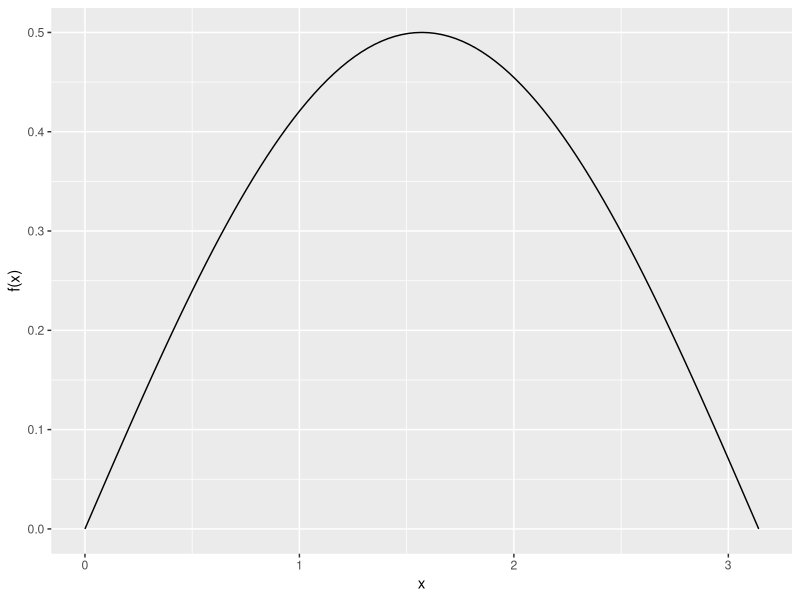
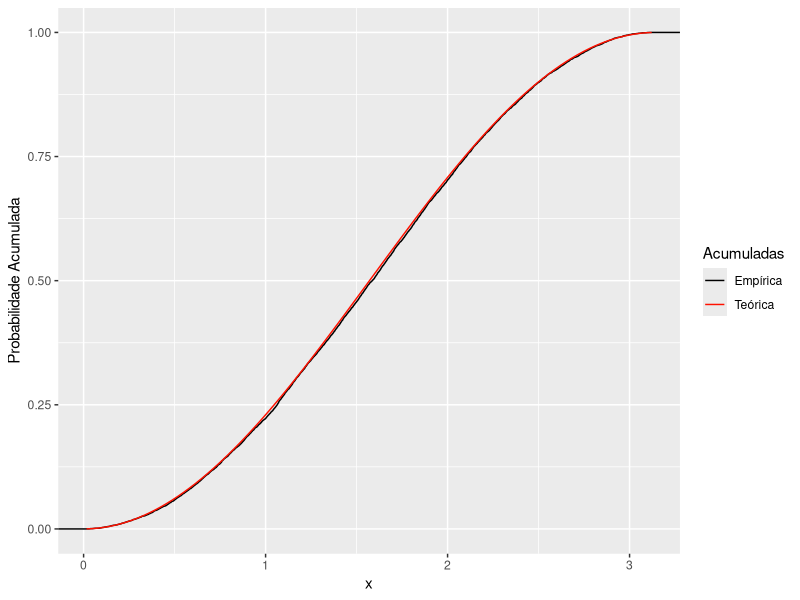

Write the R code that produced these figures, in order.
## ---- chunk 1
library(tidyverse)
library(knitr)
knitr::opts_chunk$set(echo = TRUE)
## ---- chunk 2
# Implementação das funções de Probabilidade:

# Densidade de probabilidade:

f1_dens <- function(x){
  return(0.5 * sin(x))
}

## Função de probabilidade acumulada:

f1_acum <- function(x){
  F_1 <- (1 - cos(x))/2
  return(F_1)
}

## Função densidade inversa:

f1_inv <- function(n){
  u <- runif(n)
  x <- acos(1 - 2 * u)
  return(x)
}

# Gráficos das funções de probabilidade:
ggplot()+
  xlim(0,pi)+
  geom_function(fun = function(x)f1_dens(x), colour = "black")+
  labs(x = "x", y = "f(x)")

# Gráfico da acumulada empírica:

## Mantendo uma seed para reprodutibilidade:
set.seed(5050)

## Geração de uma amostra de tamanho 10.000:
amostra_1 <- f1_inv(10000)

comp_1 <- as_tibble(amostra_1) %>% 
  ggplot(aes(x = value))+
    stat_ecdf(aes(color = "Empírica"))+
    geom_function(fun = function(x)f1_acum(x), aes(color = "Teórica"))+
    scale_colour_manual(values = c("#000000","#FF1100"))+
    labs(x = "x", y = "Probabilidade Acumulada", color = "Acumuladas")

comp_1
